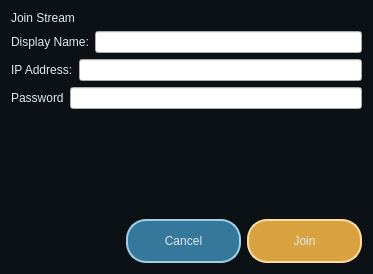
<?xml version="1.0" encoding="UTF-8"?>
<ui version="4.0">
 <class>JoinStreamWindow</class>
 <widget class="QDialog" name="JoinStreamWindow">
  <property name="geometry">
   <rect>
    <x>0</x>
    <y>0</y>
    <width>373</width>
    <height>274</height>
   </rect>
  </property>
  <property name="windowTitle">
   <string>Dialog</string>
  </property>
  <property name="styleSheet">
   <string notr="true">QPushButton {
	background-color: rgb(54, 120, 156);
	color: rgb(223, 234, 237);
	border: 2px solid rgb(160, 207, 226);
	min-height: 40px;
	min-width: 40px;
	border-radius: 20px;
}
QPushButton:pressed {
	background-color: rgba(173, 213, 255, 80);
}
QPushButton#joinButton {
	background-color: rgb(217, 162, 64);
	border: 2px solid rgb(249, 220, 161);
}
QPushButton#joinButton:pressed {
	background-color: rgba(217, 162, 64, 80);
	border: 2px solid rgb(249, 220, 161);
}

QLabel {
	color: rgb(223, 234, 237);
}

QLabel[header=true] {
	font-size: 30px;
}


QDialog#JoinStreamWindow {
	background-color: rgb(11, 17, 20);
}</string>
  </property>
  <layout class="QVBoxLayout" name="verticalLayout">
   <item>
    <widget class="QLabel" name="joinStreamLabel">
     <property name="text">
      <string>Join Stream</string>
     </property>
     <property name="header" stdset="0">
      <bool>true</bool>
     </property>
    </widget>
   </item>
   <item>
    <layout class="QHBoxLayout" name="horizontalLayout_2">
     <item>
      <widget class="QLabel" name="displayNameLabel">
       <property name="text">
        <string>Display Name:</string>
       </property>
      </widget>
     </item>
     <item>
      <widget class="QLineEdit" name="displayNameTextEdit"/>
     </item>
    </layout>
   </item>
   <item>
    <layout class="QHBoxLayout" name="horizontalLayout_3">
     <item>
      <widget class="QLabel" name="ipAddressLabel">
       <property name="text">
        <string>IP Address:</string>
       </property>
      </widget>
     </item>
     <item>
      <widget class="QLineEdit" name="ipAddressTextEdit"/>
     </item>
    </layout>
   </item>
   <item>
    <layout class="QHBoxLayout" name="horizontalLayout_4">
     <item>
      <widget class="QLabel" name="label">
       <property name="text">
        <string>Password</string>
       </property>
      </widget>
     </item>
     <item>
      <widget class="QLineEdit" name="lineEdit"/>
     </item>
    </layout>
   </item>
   <item>
    <spacer name="verticalSpacer">
     <property name="orientation">
      <enum>Qt::Orientation::Vertical</enum>
     </property>
     <property name="sizeHint" stdset="0">
      <size>
       <width>20</width>
       <height>40</height>
      </size>
     </property>
    </spacer>
   </item>
   <item>
    <layout class="QHBoxLayout" name="horizontalLayout">
     <item>
      <spacer name="horizontalSpacer">
       <property name="orientation">
        <enum>Qt::Orientation::Horizontal</enum>
       </property>
       <property name="sizeHint" stdset="0">
        <size>
         <width>40</width>
         <height>20</height>
        </size>
       </property>
      </spacer>
     </item>
     <item>
      <widget class="QPushButton" name="cancelButton">
       <property name="sizePolicy">
        <sizepolicy hsizetype="MinimumExpanding" vsizetype="Fixed">
         <horstretch>0</horstretch>
         <verstretch>0</verstretch>
        </sizepolicy>
       </property>
       <property name="text">
        <string>Cancel</string>
       </property>
      </widget>
     </item>
     <item>
      <widget class="QPushButton" name="joinButton">
       <property name="sizePolicy">
        <sizepolicy hsizetype="MinimumExpanding" vsizetype="Fixed">
         <horstretch>0</horstretch>
         <verstretch>0</verstretch>
        </sizepolicy>
       </property>
       <property name="text">
        <string>Join</string>
       </property>
       <property name="default">
        <bool>true</bool>
       </property>
      </widget>
     </item>
    </layout>
   </item>
  </layout>
 </widget>
 <resources/>
 <connections/>
</ui>
